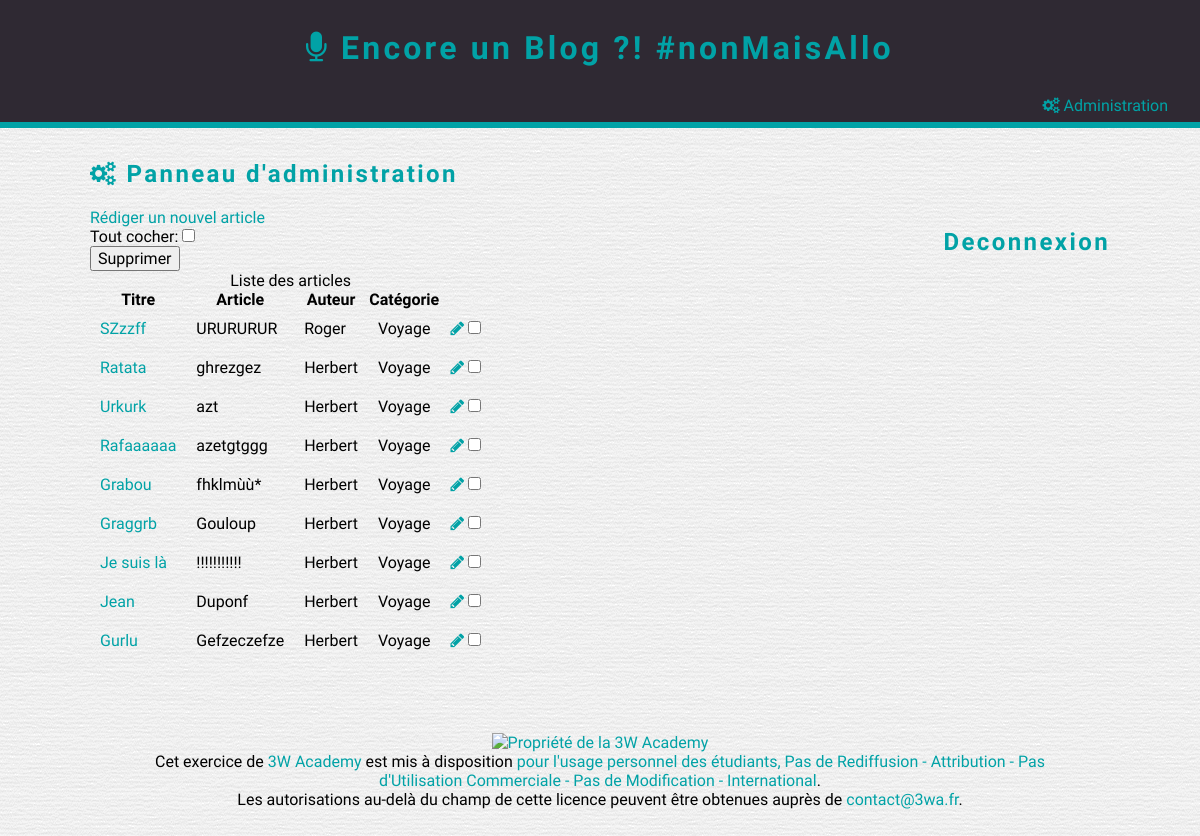
The page /admin.php (signed in) on the database its author committed.
### tables this page shows
CREATE TABLE `table_article` (
  `id_art` int(10) UNSIGNED NOT NULL,
  `id_cat` int(10) UNSIGNED NOT NULL,
  `id_author` int(10) UNSIGNED NOT NULL,
  `title` char(30) NOT NULL,
  `content` text NOT NULL,
  `date_time` datetime NOT NULL
);

CREATE TABLE `table_author` (
  `id_author` int(10) UNSIGNED NOT NULL,
  `name_author` varchar(50) NOT NULL,
  `subscribe_date` date NOT NULL
);

CREATE TABLE `table_cat` (
  `id_cat` int(10) UNSIGNED NOT NULL,
  `name_cat` varchar(50) NOT NULL,
  `is_active` tinyint(1) NOT NULL DEFAULT '1'
);

### src/admin.php (called while the page is built, shortened)
<?php
include 'application/bdd_connection.php';
$sqlAdmin = 'SELECT `title`, `content`, `name_author`, `name_cat`, `id_art`
FROM `table_article`
JOIN table_author
USING (id_author)
JOIN table_cat
USING (id_cat)';
$query = $pdo->prepare($sqlAdmin);
$query->execute();
$allArt = $query->fetchAll();
include_once 'admin.phtml';
?>

### src/admin.phtml (the view)
<?php require('includes/header.php'); ?>
    <h2><i class="fa fa-cogs"></i> Panneau d'administration</h2>
        <h2 style="float: right"><a href="logout.php">Deconnexion</a></h2>
        <nav>
            <a href="add_post.php">Rédiger un nouvel article</a>
        </nav>
        <table>
            <caption>Liste des articles</caption>
            <thead>
            <tr>
                <th>Titre</th>
                <th>Article</th>
                <th>Auteur</th>
                <th>Catégorie</th>
                <th></th>
            </tr>
            </thead>
            <tbody>
            Tout cocher: <input type="checkbox" onclick="test(document.querySelectorAll('input'));"><br>
            <form method="post" action="delete_post.php">
                <?php
                foreach ($allArt as $art) {
                    ?>
                    <tr>
                        <td><a href="show_post.php?id_art=<?=htmlspecialchars($art['id_art'])?>"><?=htmlspecialchars($art['title'])?></a></td>
                        <td><?=htmlspecialchars($art['content'])?></td>
                        <td><?=htmlspecialchars($art['name_author'])?></td>
                        <td><?=htmlspecialchars($art['name_cat'])?></td>
                        <td>
                            <a class="edit" href="edit_post.php?id_art=<?=htmlspecialchars($art['id_art'])?>"><i class="fa fa-pencil"></i></a>
                            <input type="checkbox" name="id_art[]" value="<?=htmlspecialchars($art['id_art'])?>">
                        </td>
                    </tr>
                    <?php
                }
                ?>
                <button type="submit">Supprimer</button>
            </form>
            </tbody>
        </table>
<?php require('includes/footer.php'); ?>

### src/includes/header.php (shortened to what this page needs)
<!DOCTYPE html>
<html lang="fr">
<head>
    <link rel="stylesheet" href="css/normalize-3.0.3.min.css">
    <link rel="stylesheet" href="css/font-awesome.min.css">
    <link rel="stylesheet" href="css/blog-main.css">
    <link rel="stylesheet" href="css/blog-theme.css">
    <link rel="stylesheet" href="css/ui-button.css">
    <link rel="stylesheet" href="css/ui-form.css">
</head>
<body>
<header class="blog-header">
    <h1><a href="index.php"><i class="fa fa-microphone"></i> Encore un Blog ?! #nonMaisAllo</a></h1>
    <nav>
        <a href="admin.php"><i class="fa fa-cogs"></i> Administration</a>
    </nav>
</header>
<main>

### src/includes/footer.php
</main>
<footer id="licence">
    <a rel="license" href="https://3wa.fr/propriete-materiel-pedagogique/"><img alt="Propriété de la 3W Academy" style="border-width:0" src="https://3wa.fr/wp-content/themes/3wa2015/img/logos/big.png" /></a><br /><span>Cet exercice</span> de <a href="https://3wa.fr">3W Academy</a> est mis à disposition <a rel="license" href="https://3wa.fr/propriete-materiel-pedagogique/">pour l'usage personnel des étudiants, Pas de Rediffusion - Attribution - Pas d'Utilisation Commerciale - Pas de Modification - International</a>.<br />Les autorisations au-delà du champ de cette licence peuvent être obtenues auprès de <a href="mailto:contact@3wa.fr" rel="cc:morePermissions">contact@3wa.fr</a>.
</footer>
</body>
</html>

### src/css/blog-main.css (style rules this page uses)
* { box-sizing: border-box; }
a { text-decoration: none; }
form { margin-top: 2em; }
tbody td { padding: 10px; }

### src/css/blog-theme.css (style rules this page uses)
a { color: #01A2A6; transition: all 0.25s; }
body { background: url('../images/theme/paper.png') repeat; font-family: 'Dosis', sans-serif; }
h1 { height: 96px; margin: 0; font-family: 'Amatic SC', cursive; line-height: 96px; text-align: center; }
h1, h2 { color: #01A2A6; letter-spacing: 0.1em; }
header { height: 128px; margin-bottom: 2em; background-color: #2F2933; border-bottom: 6px solid #01A2A6; }
header nav a { float: right; margin-right: 2em; }
footer, main { margin: 0 auto; width: 85%; }
footer { margin-bottom: 3em; margin-top: 3em; }
#licence { display: block; text-align: center; padding: 25px; }
#licence img { width: 50px; }

### rows shown on the page
table_article: title "SZzzff", content "URURURUR", id_author.name_author "Roger", id_cat.name_cat "Voyage"
table_article: title "Ratata", content "ghrezgez", id_author.name_author "Herbert", id_cat.name_cat "Voyage"
table_article: title "Urkurk", content "azt", id_author.name_author "Herbert", id_cat.name_cat "Voyage"
table_article: title "Rafaaaaaa", content "azetgtggg", id_author.name_author "Herbert", id_cat.name_cat "Voyage"
table_article: title "Grabou", content "fhklmùù*", id_author.name_author "Herbert", id_cat.name_cat "Voyage"
table_article: title "Graggrb", content "Gouloup", id_author.name_author "Herbert", id_cat.name_cat "Voyage"
table_article: title "Je suis là", content "!!!!!!!!!!!", id_author.name_author "Herbert", id_cat.name_cat "Voyage"
table_article: title "Jean", content "Duponf", id_author.name_author "Herbert", id_cat.name_cat "Voyage"
table_article: title "Gurlu", content "Gefzeczefze", id_author.name_author "Herbert", id_cat.name_cat "Voyage"
